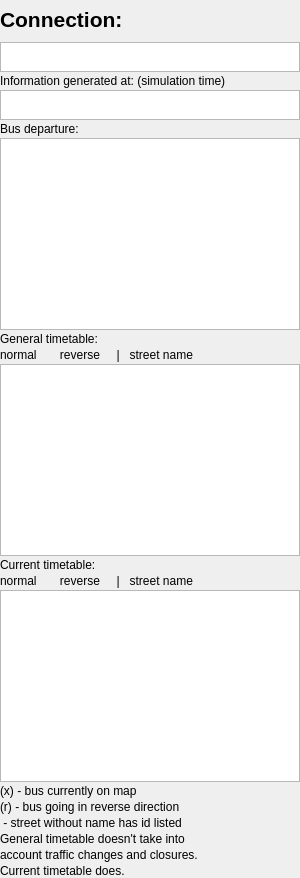
     <widget class="QFrame" name="extraInfo">
      <property name="sizePolicy">
       <sizepolicy hsizetype="MinimumExpanding" vsizetype="Expanding">
        <horstretch>0</horstretch>
        <verstretch>0</verstretch>
       </sizepolicy>
      </property>
      <property name="minimumSize">
       <size>
        <width>300</width>
        <height>0</height>
       </size>
      </property>
      <property name="maximumSize">
       <size>
        <width>300</width>
        <height>16777215</height>
       </size>
      </property>
      <property name="frameShape">
       <enum>QFrame::NoFrame</enum>
      </property>
      <property name="frameShadow">
       <enum>QFrame::Plain</enum>
      </property>
      <property name="lineWidth">
       <number>0</number>
      </property>
      <layout class="QVBoxLayout" name="verticalLayout_6">
       <property name="spacing">
        <number>2</number>
       </property>
       <property name="leftMargin">
        <number>0</number>
       </property>
       <property name="topMargin">
        <number>0</number>
       </property>
       <property name="rightMargin">
        <number>0</number>
       </property>
       <property name="bottomMargin">
        <number>0</number>
       </property>
       <item>
        <widget class="QLabel" name="label_4">
         <property name="sizePolicy">
          <sizepolicy hsizetype="Minimum" vsizetype="Fixed">
           <horstretch>0</horstretch>
           <verstretch>0</verstretch>
          </sizepolicy>
         </property>
         <property name="minimumSize">
          <size>
           <width>0</width>
           <height>40</height>
          </size>
         </property>
         <property name="text">
          <string>&lt;html&gt;&lt;head/&gt;&lt;body&gt;&lt;p&gt;&lt;span style=&quot; font-size:16pt; font-weight:600;&quot;&gt;Connection:&lt;/span&gt;&lt;/p&gt;&lt;/body&gt;&lt;/html&gt;</string>
         </property>
        </widget>
       </item>
       <item>
        <widget class="QTextBrowser" name="textBrowser_3">
         <property name="sizePolicy">
          <sizepolicy hsizetype="Expanding" vsizetype="Preferred">
           <horstretch>0</horstretch>
           <verstretch>0</verstretch>
          </sizepolicy>
         </property>
         <property name="minimumSize">
          <size>
           <width>0</width>
           <height>30</height>
          </size>
         </property>
         <property name="maximumSize">
          <size>
           <width>16777215</width>
           <height>30</height>
          </size>
         </property>
        </widget>
       </item>
       <item>
        <widget class="QLabel" name="label_5">
         <property name="text">
          <string>Information generated at: (simulation time)</string>
         </property>
        </widget>
       </item>
       <item>
        <widget class="QTextBrowser" name="textBrowser_4">
         <property name="sizePolicy">
          <sizepolicy hsizetype="Expanding" vsizetype="Preferred">
           <horstretch>0</horstretch>
           <verstretch>0</verstretch>
          </sizepolicy>
         </property>
         <property name="maximumSize">
          <size>
           <width>16777215</width>
           <height>30</height>
          </size>
         </property>
        </widget>
       </item>
       <item>
        <widget class="QLabel" name="label_6">
         <property name="text">
          <string>Bus departure:</string>
         </property>
        </widget>
       </item>
       <item>
        <widget class="QTextBrowser" name="textBrowser_5">
         <property name="sizePolicy">
          <sizepolicy hsizetype="Expanding" vsizetype="Preferred">
           <horstretch>0</horstretch>
           <verstretch>0</verstretch>
          </sizepolicy>
         </property>
        </widget>
       </item>
       <item>
        <widget class="QLabel" name="label_7">
         <property name="text">
          <string>General timetable:</string>
         </property>
        </widget>
       </item>
       <item>
        <widget class="QLabel" name="label_16">
         <property name="text">
          <string>normal       reverse     |   street name</string>
         </property>
        </widget>
       </item>
       <item>
        <widget class="QTextBrowser" name="textBrowser_6">
         <property name="sizePolicy">
          <sizepolicy hsizetype="Preferred" vsizetype="Expanding">
           <horstretch>0</horstretch>
           <verstretch>0</verstretch>
          </sizepolicy>
         </property>
        </widget>
       </item>
       <item>
        <widget class="QLabel" name="label_8">
         <property name="text">
          <string>Current timetable:</string>
         </property>
        </widget>
       </item>
       <item>
        <widget class="QLabel" name="label_18">
         <property name="text">
          <string>normal       reverse     |   street name</string>
         </property>
        </widget>
       </item>
       <item>
        <widget class="QTextBrowser" name="textBrowser_7">
         <property name="sizePolicy">
          <sizepolicy hsizetype="Expanding" vsizetype="Preferred">
           <horstretch>0</horstretch>
           <verstretch>0</verstretch>
          </sizepolicy>
         </property>
        </widget>
       </item>
       <item>
        <widget class="QLabel" name="label_9">
         <property name="text">
          <string>(x) - bus currently on map</string>
         </property>
        </widget>
       </item>
       <item>
        <widget class="QLabel" name="label_15">
         <property name="text">
          <string>(r) - bus going in reverse direction</string>
         </property>
        </widget>
       </item>
       <item>
        <widget class="QLabel" name="label_13">
         <property name="text">
          <string>&lt;id&gt; - street without name has id listed</string>
         </property>
        </widget>
       </item>
       <item>
        <widget class="QLabel" name="label_10">
         <property name="inputMethodHints">
          <set>Qt::ImhMultiLine</set>
         </property>
         <property name="text">
          <string>General timetable doesn't take into</string>
         </property>
        </widget>
       </item>
       <item>
        <widget class="QLabel" name="label_11">
         <property name="text">
          <string>account traffic changes and closures.</string>
         </property>
        </widget>
       </item>
       <item>
        <widget class="QLabel" name="label_12">
         <property name="text">
          <string>Current timetable does.</string>
         </property>
        </widget>
       </item>
      </layout>
     </widget>
